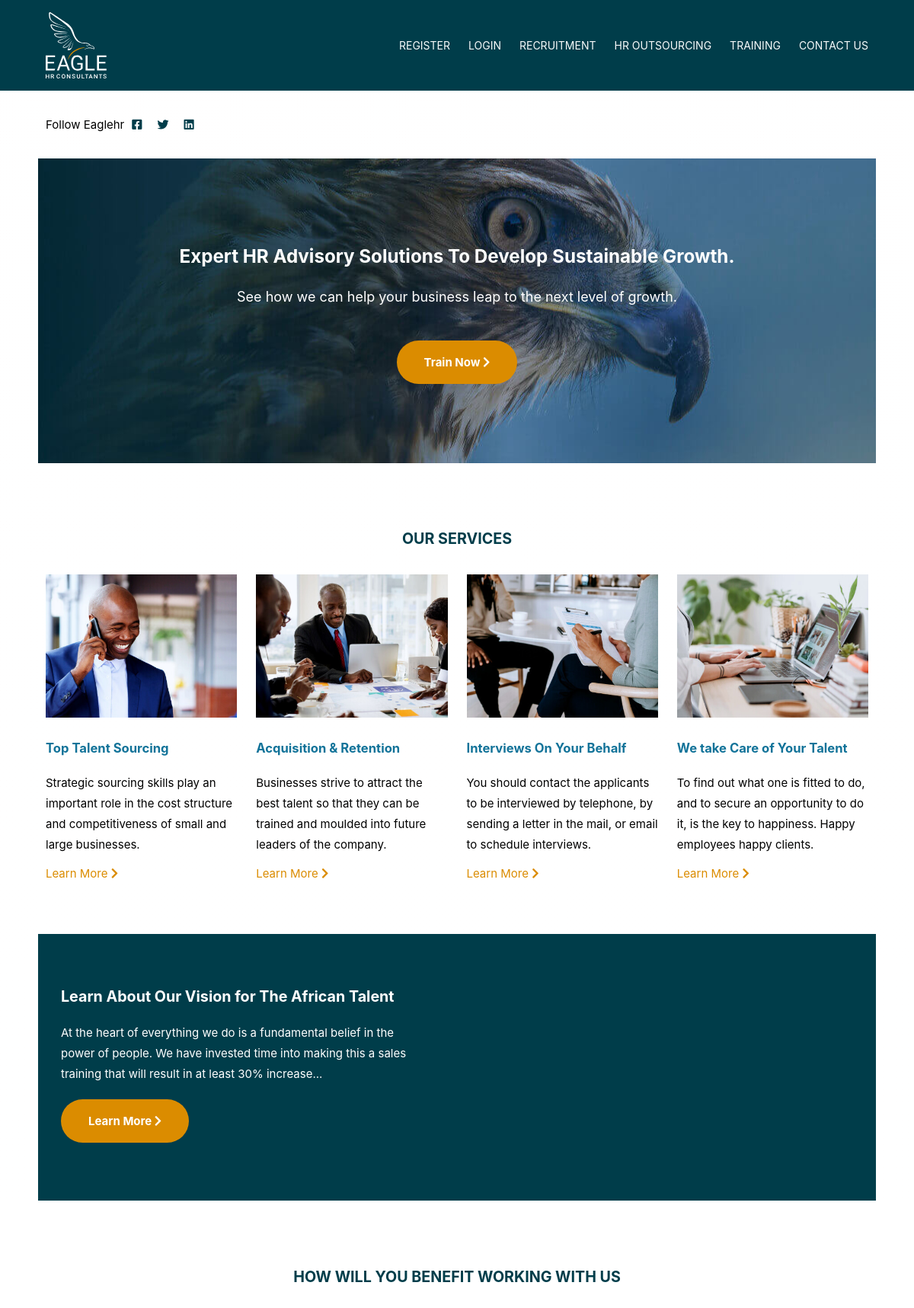
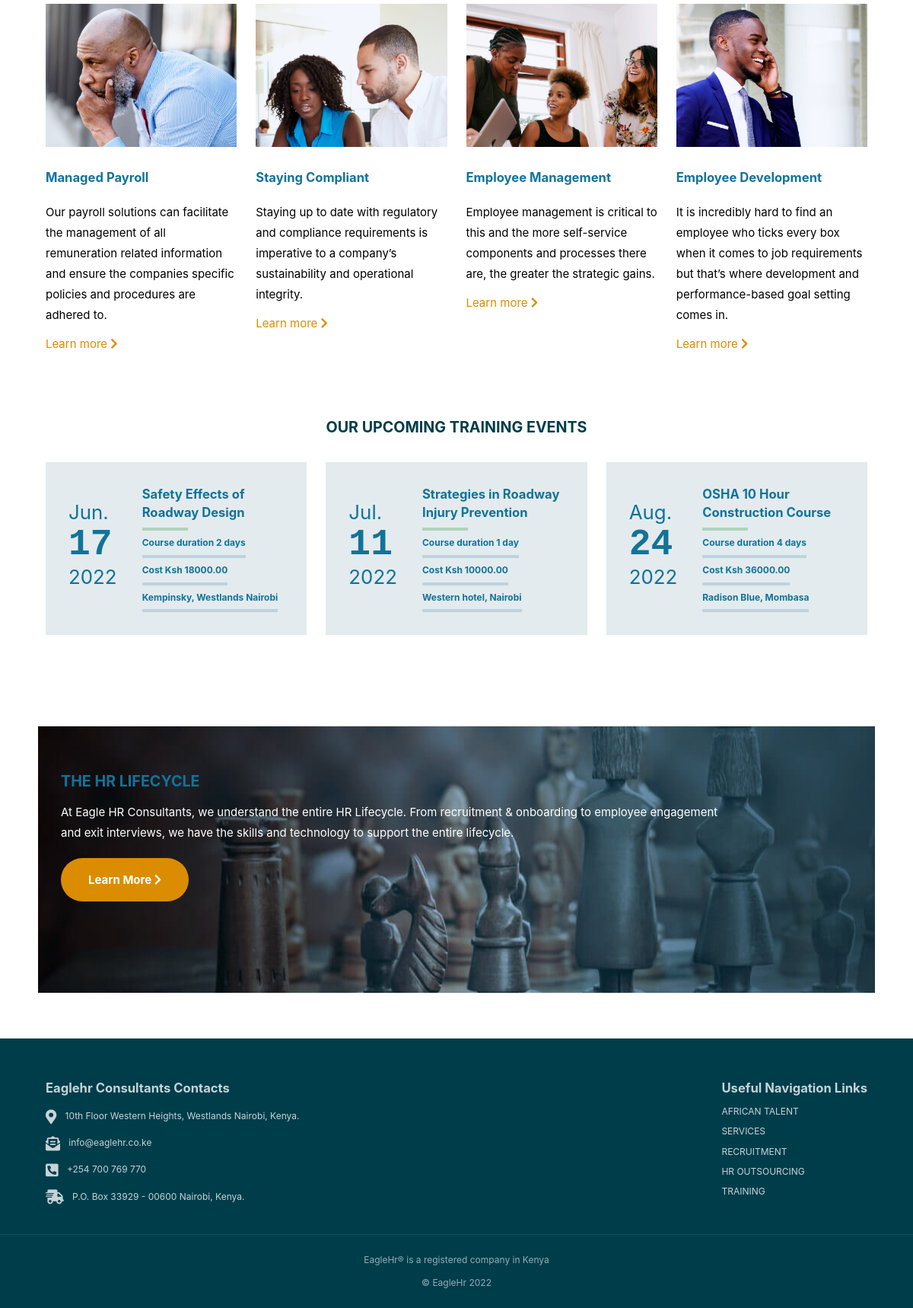
The page / on the database its author committed (2 pictures, top to bottom).
### webapp/models.py (models this page shows, shortened)
class Event(models.Model):
    STATUS = (
        (0, "No"),
        (1, "Yes")
    )
    name = models.CharField(max_length=255)
    description = RichTextField()
    start_date = models.DateField()
    duration = models.IntegerField(
        default=1, help_text='Duration of course in days')
    cost = models.FloatField(default=10000, blank=True, null=True)
    location = models.CharField(max_length=255)
    is_active = models.BooleanField(
        default=False, help_text='Display this event on upcoming events section on homepage. Only the first 4 are displayed.')

### webapp/views.py (the view)
# urls.py: path('', views.index, name='index'),
def index(request):
    context = {}
    try:
        banner_message = BannerMessage.objects.all().filter(is_active=1)[:1][0]
        context['banner_message'] = banner_message
    except:
        banner_message = 'Unable to fetch message'
    events = Event.objects.all().filter(is_active=1).filter(
        start_date__gt=current_time).order_by('start_date')[:3]
    context['events'] = events
    return render(request, 'webapp/index.html', context)

### templates/webapp/index.html
{% extends "sitewide/base.html" %} {% load static %} {% block content %}
<header class="header width">
  <div class="width">
    <h1>Expert HR Advisory Solutions To Develop Sustainable Growth.</h1>
    <p>See how we can help your business leap to the next level of growth.</p>
    <a href="/training/" class="btn">
      <span>Train Now</span> <i class="fas fa-chevron-right"></i>
    </a>
  </div>
</header>
<div class="width news-events">
  <h2>Our Services</h2>
</div>
<section class="width home-cards">
  <div>
    <img src={% static 'images/colleagues.jpg' %} alt="">
    <h3>Top Talent Sourcing</h3>
    <p>
      Strategic sourcing skills play an important role in the cost structure and
      competitiveness of small and large businesses.
    </p>
    <a href="services/">Learn More <i class="fas fa-chevron-right"></i></a>
  </div>
  <div>
    <img src={% static 'images/meeting.jpg' %} alt="" />
    <h3>Acquisition & Retention</h3>
    <p>
      Businesses strive to attract the best talent so that they can be trained
      and moulded into future leaders of the company.
    </p>
    <a href="services/">Learn More <i class="fas fa-chevron-right"></i></a>
  </div>
  <div>
    <img src={% static 'images/interview-session.jpg' %} alt="" />
    <h3>Interviews On Your Behalf</h3>
    <p>
      You should contact the applicants to be interviewed by telephone, by
      sending a letter in the mail, or email to schedule interviews.
    </p>
    <a href="services/">Learn More <i class="fas fa-chevron-right"></i></a>
  </div>
  <div>
    <img src={% static 'images/manage-talent.jpg' %} alt="" />
    <h3>We take Care of Your Talent</h3>
    <p>
      To find out what one is fitted to do, and to secure an opportunity to do
      it, is the key to happiness. Happy employees happy clients.
    </p>
    <a href="services/">Learn More <i class="fas fa-chevron-right"></i></a>
  </div>
</section>
<section class="width breakout">
  <div class="content">
    <h2>Learn About Our Vision for The African Talent</h2>
    <p>
      At the heart of everything we do is a fundamental belief in the power of
      people. We have invested time into making this a sales training that will
      result in at least 30% increase...
    </p>
    <a href="african-talent" class="btn">
      <span>Learn More</span> <i class="fas fa-chevron-right"></i>
    </a>
  </div>
</section>
<div class="width news-events">
  <h2>How Will You Benefit Working With Us</h2>
</div>
<section class="width home-cards">
  <div>
    <img src={% static 'images/explore-learning.jpg' %} alt="" />
    <h3>Managed Payroll</h3>
    <p>
      Our payroll solutions can facilitate the management of all remuneration
      related information and ensure the companies specific policies and
      procedures are adhered to.
    </p>
    <a href="#">Learn more <i class="fas fa-chevron-right"></i></a>
  </div>
  <div>
    <img src={% static 'images/sales-techniques.jpg' %} alt="" />
    <h3>Staying Compliant</h3>
    <p>
      Staying up to date with regulatory and compliance requirements is
      imperative to a company’s sustainability and operational integrity.
    </p>
    <a href="#">Learn more <i class="fas fa-chevron-right"></i></a>
  </div>
  <div>
    <img src={% static 'images/brainstorming-session.jpg' %} alt="" />
    <h3>Employee Management</h3>
    <p>
      Employee management is critical to this and the more self-service
      components and processes there are, the greater the strategic gains.
    </p>
    <a href="">Learn more <i class="fas fa-chevron-right"></i></a>
  </div>
  <div>
    <img src={% static 'images/looking-back.jpg' %} alt="" />
    <h3>Employee Development</h3>
    <p>
      It is incredibly hard to find an employee who ticks every box when it
      comes to job requirements but that’s where development and
      performance-based goal setting comes in.
    </p>
    <a href="#">Learn more <i class="fas fa-chevron-right"></i></a>
  </div>
</section>
<div class="width news-events">
  <h2>Our Upcoming Training Events</h2>
</div>
<div class="events">
  {% if events %}
    {% for event in events %}
    <article class="event-card">
      <section class="event-card-content">
        <span class="month">{{ event.start_date | date:'M' }}.</span>
        <span class="date">{{ event.start_date.day }}</span>
        <span class="year">{{ event.start_date.year }}</span>
      </section>
      <div class="body-text">
        <a href="/"><h3>{{ event.name }}</h3></a>
        <div class="duration"><p>Course duration {{ event.duration }} day{{event.duration|pluralize }}</p></div>
        <div class="cost"><p>Cost Ksh {{ event.cost|floatformat:2 }}</p></div>
        <div class="location"><p>{{ event.location }}</p></div>
      </div>
    </article>
    {% endfor %}
  {% else %}
    <p>
      We don't have any upcoming event at the moment. Please check back later.
    </p>
  {% endif %}
</div>
<section class="width carbon">
  <div class="content">
    <h2>THE HR LIFECYCLE</h2>
    <p>
      At Eagle HR Consultants, we understand the entire HR Lifecycle. From
      recruitment & onboarding to employee engagement and exit interviews, we
      have the skills and technology to support the entire lifecycle.
    </p>
    <a href="/hr-life-cycle/" class="btn">
      <span>Learn More</span> <i class="fas fa-chevron-right"></i>
    </a>
  </div>
</section>
{% endblock content %}

### rows shown on the page
Event: start_date "Jun", start_date.day "17", start_date.year "2022", name "Safety Effects of Roadway Design", duration "2", cost "18000.00", location "Kempinsky, Westlands Nairobi"
Event: start_date "Jul", start_date.day "11", start_date.year "2022", name "Strategies in Roadway Injury Prevention", duration "1", cost "10000.00", location "Western hotel, Nairobi"
Event: start_date "Aug", start_date.day "24", start_date.year "2022", name "OSHA 10 Hour Construction Course", duration "4", cost "36000.00", location "Radison Blue, Mombasa"
